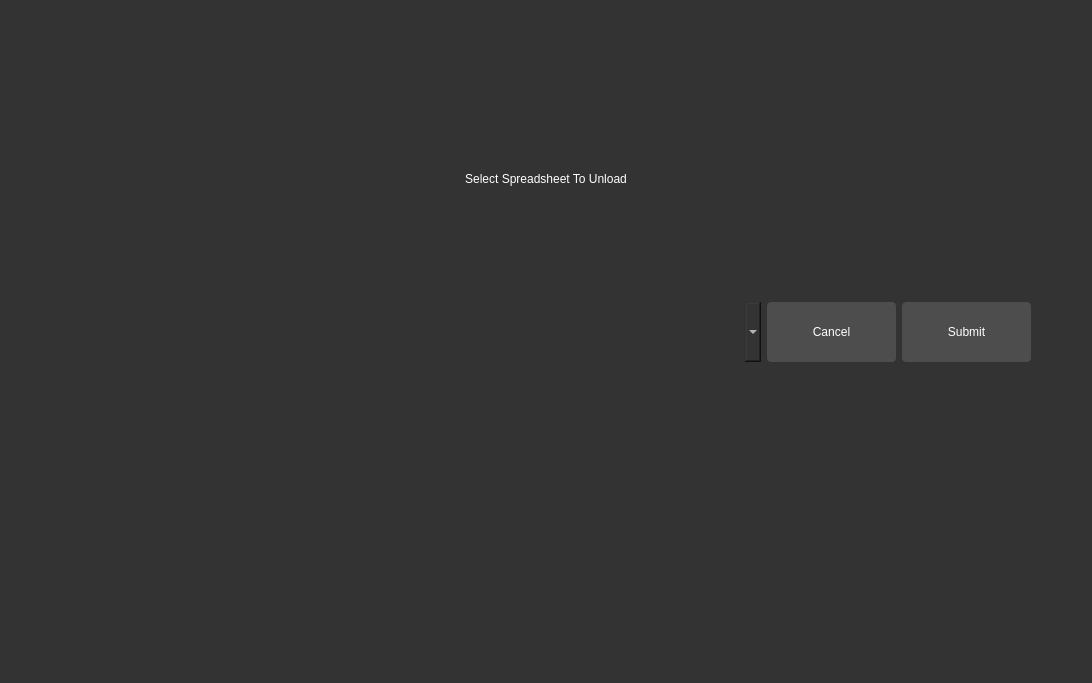
<?xml version="1.0" encoding="UTF-8"?>
<ui version="4.0">
 <class>Form</class>
 <widget class="QWidget" name="Form">
  <property name="geometry">
   <rect>
    <x>0</x>
    <y>0</y>
    <width>1092</width>
    <height>683</height>
   </rect>
  </property>
  <property name="minimumSize">
   <size>
    <width>700</width>
    <height>500</height>
   </size>
  </property>
  <property name="windowTitle">
   <string>Form</string>
  </property>
  <property name="styleSheet">
   <string notr="true">  QWidget {
        background-color: #333333;
        color: #ffffff;
        border: none;
    }
    QPushButton {
        background-color: #4d4d4d;
        border: 1px solid #4d4d4d;
        border-radius: 4px;
        color: #ffffff;
        padding: 5px;
    }
    QPushButton:hover {
        background-color: #5a5a5a;
        border: 1px solid #5a5a5a;
    }
    QCheckBox {
        color: #ffffff;
    }
    QLineEdit {
        background-color: #4d4d4d;
        border: 1px solid #4d4d4d;
        color: #ffffff;
        padding: 5px;
    }
    QTextEdit {
        background-color: #4d4d4d;
        border: 1px solid #4d4d4d;
        color: #ffffff;
        padding: 5px;
    }
    QProgressBar {
        border: 1px solid #444444;
        border-radius: 7px;
        background-color: #2e2e2e;
        text-align: center;
        font-size: 10pt;
        color: white;
    }
    QProgressBar::chunk {
        background-color: #3a3a3a;
        width: 5px;
    }
    QScrollBar:vertical {
        border: none;
        background-color: #3a3a3a;
        width: 10px;
        margin: 16px 0 16px 0;
    }
    QScrollBar::handle:vertical {
        background-color: #444444;
        border-radius: 5px;
    }
    QScrollBar:horizontal {
        border: none;
        background-color: #3a3a3a;
        height: 10px;
        margin: 0px 16px 0 16px;
    }
    QScrollBar::handle:horizontal {
        background-color: #444444;
        border-radius: 5px;
    }
    QTabWidget {
        background-color: #2e2e2e;
        border: none;
    }
    QTabBar::tab {
        background-color: #2e2e2e;
        color: #b1b1b1;
        padding: 8px 20px;
        border-top-left-radius: 5px;
        border-top-right-radius: 5px;
        border: none;
    }

    QTabBar::tab:selected, QTabBar::tab:hover {
        background-color: #3a3a3a;
        color: white;
    }</string>
  </property>
  <layout class="QVBoxLayout" name="verticalLayout_2">
   <item>
    <layout class="QVBoxLayout" name="verticalLayout">
     <item>
      <layout class="QHBoxLayout" name="horizontalLayout">
       <property name="topMargin">
        <number>50</number>
       </property>
       <item>
        <widget class="QLabel" name="unload">
         <property name="styleSheet">
          <string notr="true">font: 700 56pt &quot;Segoe UI&quot;;</string>
         </property>
         <property name="text">
          <string>Select Spreadsheet To Unload</string>
         </property>
         <property name="alignment">
          <set>Qt::AlignCenter</set>
         </property>
        </widget>
       </item>
      </layout>
     </item>
     <item>
      <layout class="QHBoxLayout" name="horizontalLayout_2">
       <property name="spacing">
        <number>6</number>
       </property>
       <property name="leftMargin">
        <number>50</number>
       </property>
       <property name="rightMargin">
        <number>50</number>
       </property>
       <property name="bottomMargin">
        <number>310</number>
       </property>
       <item>
        <widget class="QComboBox" name="unload_sheets">
         <property name="minimumSize">
          <size>
           <width>700</width>
           <height>60</height>
          </size>
         </property>
         <property name="maximumSize">
          <size>
           <width>1050</width>
           <height>100</height>
          </size>
         </property>
         <property name="styleSheet">
          <string notr="true">QComboBox {
    /* Main styling for the combo box */
    background-color: #f0f0f0; /* Background color */
    border: 1px solid #999; /* Border color */
    padding: 5px; /* Padding inside the combo box */
	color: #333333;
    font-size: 20px; /* Replace with your desired font size */
    font-weight: bold; /* Make the text bold */



    /* Dropdown button styling */
    QComboBox::drop-down {
        background-color: #ddd; /* Dropdown button background color */
        border: 1px solid #999; /* Dropdown button border color */
    }

}

QComboBox::drop-down:open {
    /* Styling when the dropdown is open */
    border: 1px solid #666;
}

QComboBox::indicator {
    /* Styling for the selection indicator (the small arrow on the right) */
    border: none;
}
</string>
         </property>
        </widget>
       </item>
       <item>
        <widget class="QPushButton" name="cancel_button">
         <property name="enabled">
          <bool>true</bool>
         </property>
         <property name="minimumSize">
          <size>
           <width>100</width>
           <height>60</height>
          </size>
         </property>
         <property name="maximumSize">
          <size>
           <width>170</width>
           <height>100</height>
          </size>
         </property>
         <property name="styleSheet">
          <string notr="true">font: 700 15pt &quot;Segoe UI&quot;;</string>
         </property>
         <property name="text">
          <string>Cancel</string>
         </property>
        </widget>
       </item>
       <item>
        <widget class="QPushButton" name="submit_button">
         <property name="sizePolicy">
          <sizepolicy hsizetype="Minimum" vsizetype="Fixed">
           <horstretch>0</horstretch>
           <verstretch>0</verstretch>
          </sizepolicy>
         </property>
         <property name="minimumSize">
          <size>
           <width>100</width>
           <height>60</height>
          </size>
         </property>
         <property name="maximumSize">
          <size>
           <width>170</width>
           <height>100</height>
          </size>
         </property>
         <property name="styleSheet">
          <string notr="true">font: 700 15pt &quot;Segoe UI&quot;;</string>
         </property>
         <property name="text">
          <string>Submit</string>
         </property>
        </widget>
       </item>
      </layout>
     </item>
    </layout>
   </item>
  </layout>
 </widget>
 <resources/>
 <connections/>
</ui>
